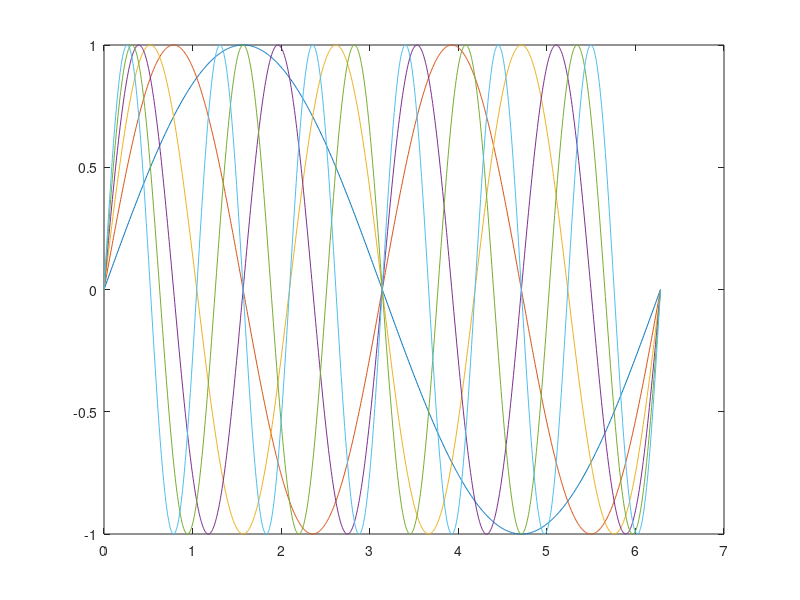

This figure's MATLAB source:
% Question4
% plots the graphs of sinx, sin2x, sin3x, sin4x, sin5x and sin6x
% on the inetrval [0, 2pi] on one plot

% fix the domain and evaluation points
x = linspace(0, 2.*pi, 1000);

% calculate Sinusoidal Functions
x1 = sin(x);
x2 = sin(2.*x);
x3 = sin(3.*x);
x4 = sin(4.*x);
x5 = sin(5.*x);
x6 = sin(6.*x);

% plot each of the graphs
plot(x, x1, x, x2, x, x3, x, x4, x, x5, x, x6)